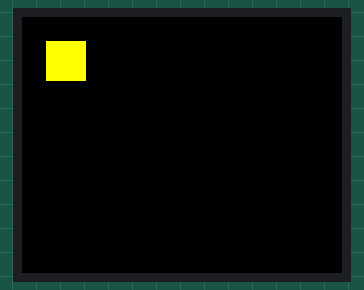
This sketch was run on a simulated ESP32. On the bench: 160×128 colour display.

Above: at 0.32 s.
At 5.01 s:
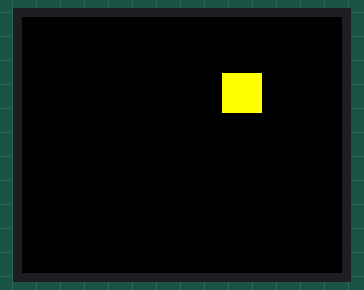
At 10.01 s:
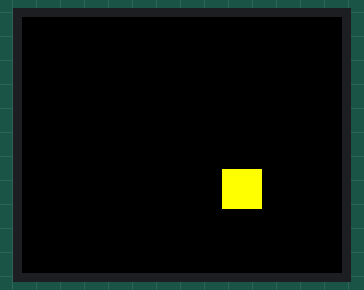
At 20.01 s:
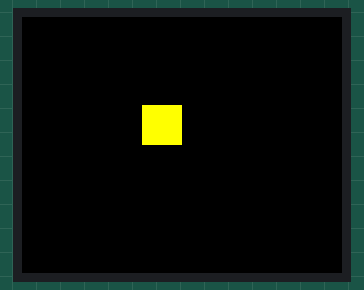
At 29.69 s:
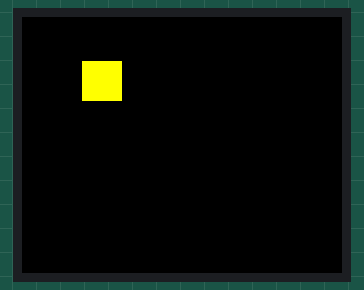
At 39.69 s:
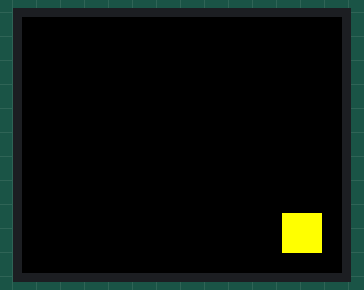

The sketch:

blink.ino
```cpp
#include <Adafruit_GFX.h>
#include <Adafruit_ST7735.h>
#include <SPI.h>

// Pin definitions
#define TFT_CS    5
#define TFT_RST   4
#define TFT_DC    2
#define TFT_MOSI  23
#define TFT_SCLK  18

// Initialize the display
Adafruit_ST7735 tft = Adafruit_ST7735(TFT_CS, TFT_DC, TFT_MOSI, TFT_SCLK, TFT_RST);

int x = 10, y = 10;
int dx = 2, dy = 2;

void setup() {
  // Use the INITR_BLACKTAB variant for most 1.8" displays
  tft.initR(INITR_BLACKTAB);
  tft.fillScreen(ST77XX_BLACK);
  tft.setRotation(1);
}

void loop() {
  // Erase previous position
  tft.fillRect(x, y, 20, 20, ST77XX_BLACK);

  // Update position
  x += dx;
  y += dy;

  // Boundary checks
  if (x <= 0 || x >= 140) dx = -dx;
  if (y <= 0 || y >= 108) dy = -dy;

  // Draw new position
  tft.fillRect(x, y, 20, 20, ST77XX_YELLOW);

  delay(20);
}
```
